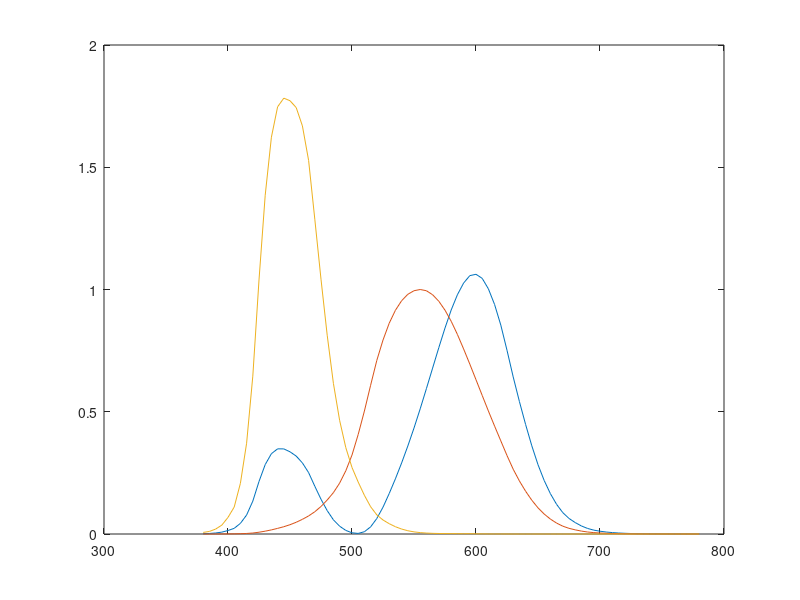

MATLAB code for this plot: (Note: this script raises an error after producing the figure.)
load spectra
who
plot(wavelength, xyz)
%% 1.1
[X11, Y11, Z11] = spectra2xyz(1, CIED65)
%% 1.2
plot(wavelength, R1);
plot(wavelength, R2);
[X12a, Y12a, Z12a] = spectra2xyz(R1, CIED65)
[X12b, Y12b, Z12b] = spectra2xyz(R2, CIED65)
%% 1.3
[X13a, Y13a, Z13a] = spectra2xyz(R1, f11)
[X13b, Y13b, Z13b] = spectra2xyz(R2, f11)
%% 1.4
% Skip for now
%% 1.5
[R1, G1, B1] = myxyz2rgb(X12a, Y12a, Z12a);
[R2, G2, B2] = myxyz2rgb(X12b, Y12b, Z12b);
[R3, G3, B3] = myxyz2rgb(X13a, Y13a, Z13a);
[R4, G4, B4] = myxyz2rgb(X13b, Y13b, Z13b);
map = [R1 G1 B1; R2 G2 B2; R3 G3 B3; R4 G4 B4]
map = min(1,max(0,map))
image([1 2;3 4])
image1 = colormap(map)
%% 2.2
[r1, g1, b1] = myxyz2rgb(43.915, 44.89, 68.43);
[r2, g2, b2] = myxyz2rgb(31.60, 30.48, 54.20);
[r3, g3, b3] = myxyz2rgb(80.43, 84.00, 96.50);
[r4, g4, b4] = myxyz2rgb(25.84, 42.52, 80.88);
[r5, g5, b5] = myxyz2rgb(37.36, 18.44, 27.52);
[r6, g6, b6] = myxyz2rgb(7.40, 5.74, 40.36);
map = [r1 g1 b1; r2 g2 b2; r3 g3 b3; r4 g4 b4; r5 g5 b5; r6 g6 b6]
map = min(1,max(0,map))
image([1 2 3; 4 5 6])
image2 = colormap(map)
%% 3 
[C, M, Y, K] = tiffread('halftone.tif');
[R, G, B] = cmyk2rgb(C, M, Y, K);
imshowrgb(R, G, B)
%% 3.1
C1 = C(129:384, 129:384)
M1 = M(129:384, 129:384)
Y1 = Y(129:384, 129:384)
K1 = K(129:384, 129:384)
Demichel_test(C1, M1, Y1, K1)
C2 = C(139:394,129:384)
M2 = M(139:394,129:384)
Y2 = Y(139:394,129:384)
K2 = K(139:394,129:384)
Demichel_test(C2, M2, Y2, K2)
%% 4
[R, G, B] = tiffread('Butterfly');
imshowrgb(R, G, B);
%% 4.1
[C, M, Y, K] = rgb2cmyk(R, G, B);
figure(1)
imshow(C)
figure(2)
imshow(M)
figure(3)
imshow(Y)
figure(4)
imshow(K)
%% 4.2
[L, a, b] = myrgb2lab(R, G, B);
[R2, G2, B2] = mylab2rgb(L, 0, b);
figure(1)
imshowrgb(R2, G2, B2)
%% 5.1
[X1, Y1, Z1] = spectra2xyz(1, CIED65)
[R1, G1, B1] = myxyz2rgb(X1, Y1, Z1);

[X2, Y2, Z2] = spectra2xyz(1, Tungsten60W)
[R2, G2, B2] = myxyz2rgb(X2, Y2, Z2);

[X3, Y3, Z3] = spectra2xyz(1, plank90K)
[R3, G3, B3] = myxyz2rgb(X3, Y3, Z3);

RGB = [R1 G1 B1; R2 G2 B2; R3 G3 B3];
showRGB(RGB)
%% 5.2
showRGB_20
%% 5.3
plot_deltaE
%% 5.4
plot_XYZ
%% 5.5
plot_Lab




